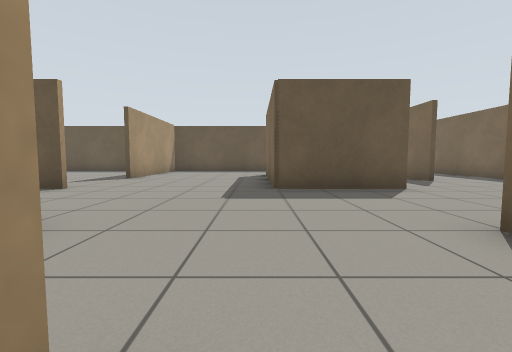
View 1 (above)

21 first-person views from a walk through a robot-simulator world made for Gazebo. The camera is 0.72 m above the floor, tilts 4° down and sees 90° across. The floor is counted in squares, 1 m on a side. Each view is taken from the middle of a square. On the plan, view 1 faces up. The plan holds only what a view shows up to about 9 squares ahead; the rest is blank.

View 2
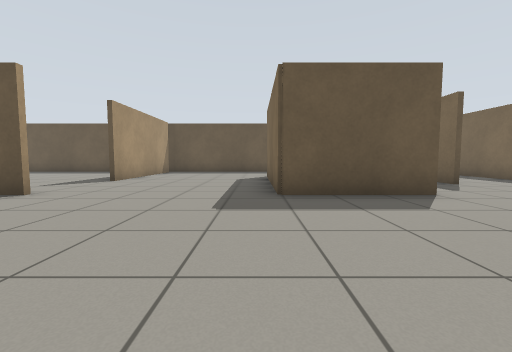

View 3
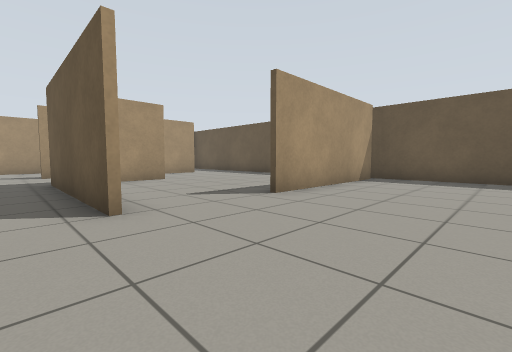

View 4
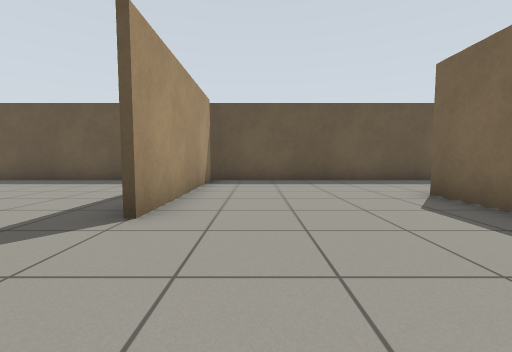

View 5
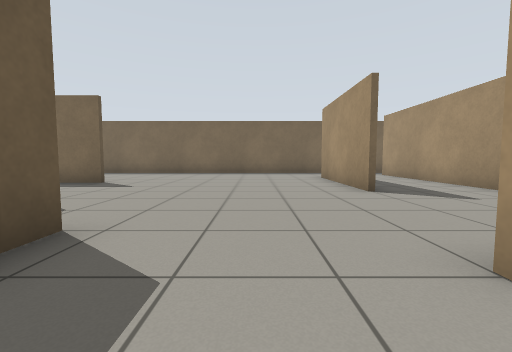

View 6
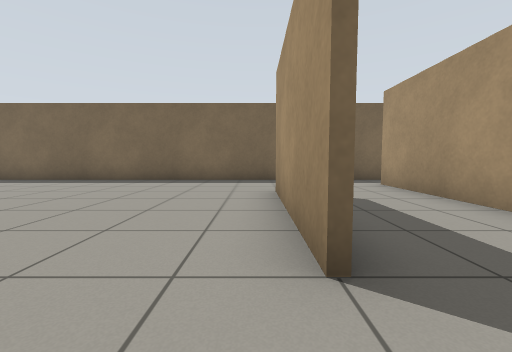

View 7
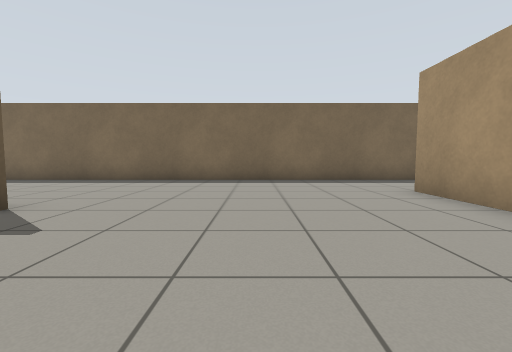

View 8
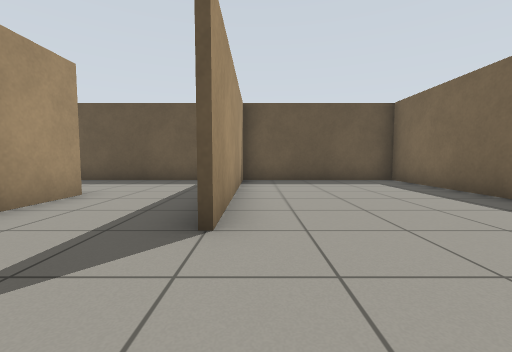

View 9
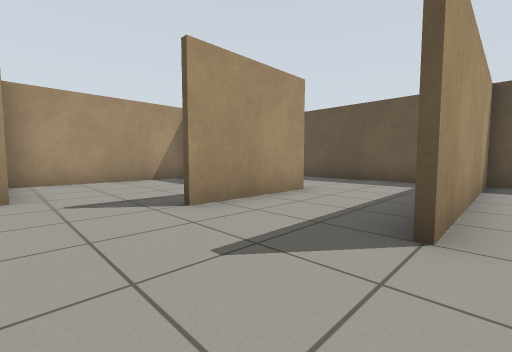

View 10
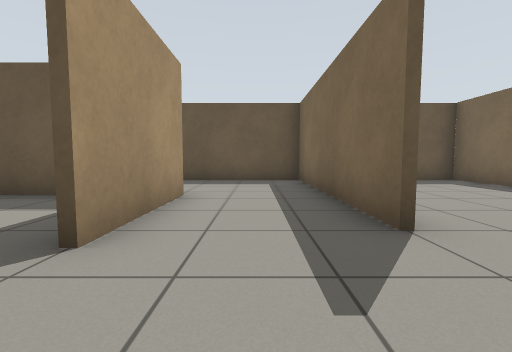

View 11
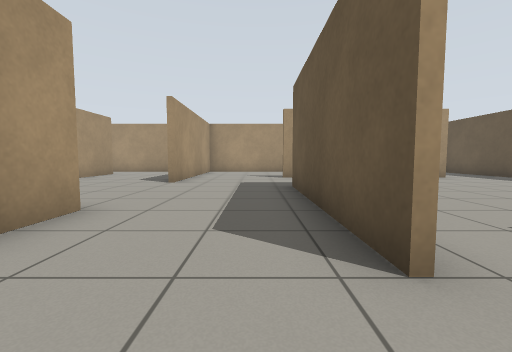

View 12
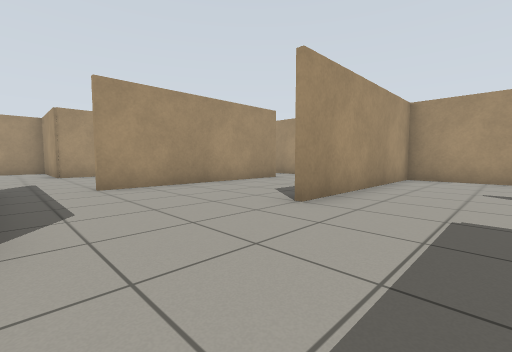

View 13
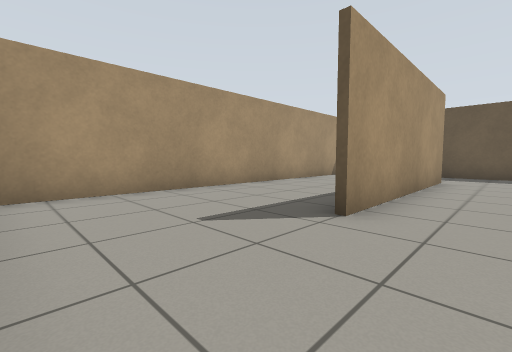

View 14
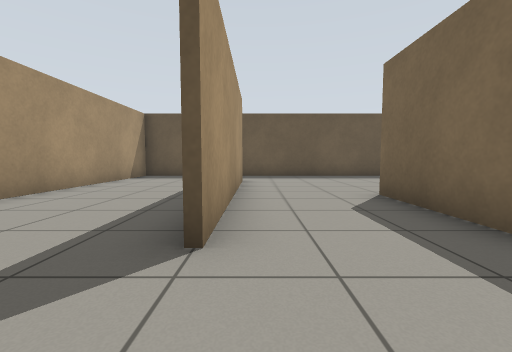

View 15
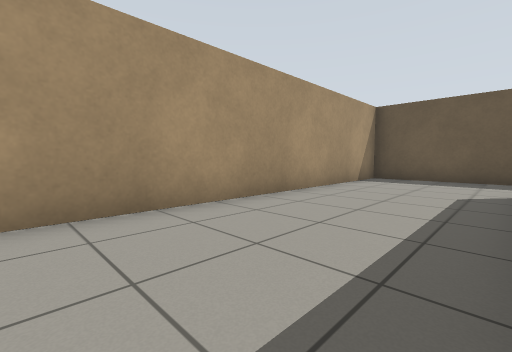

View 16
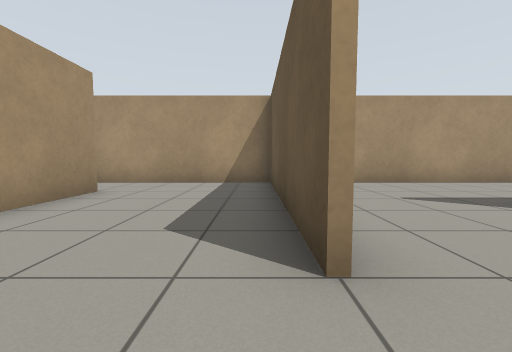

View 17
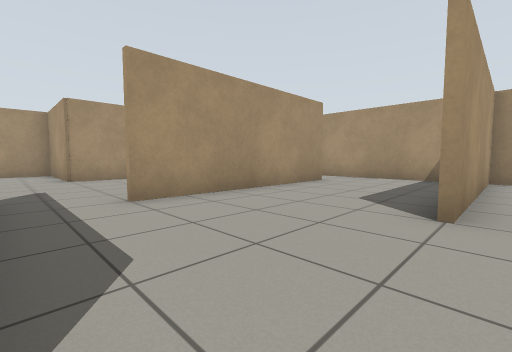

View 18
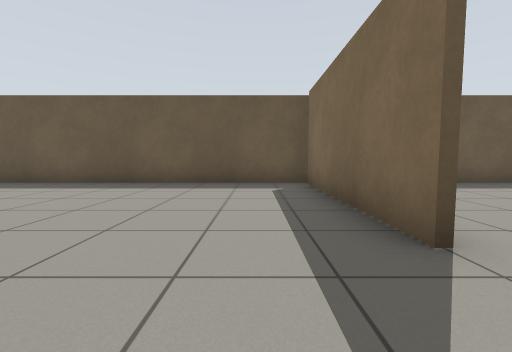

View 19
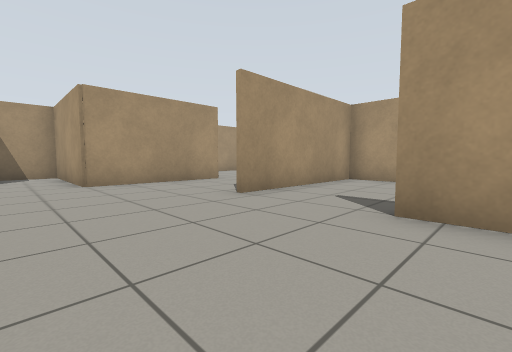

View 20
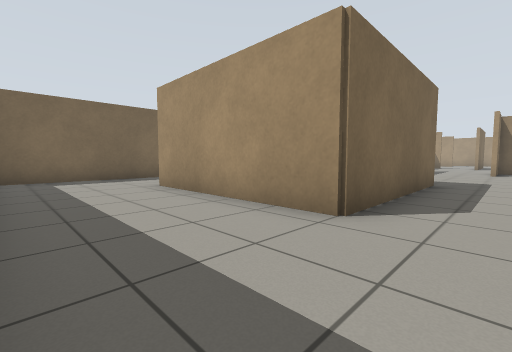

View 21
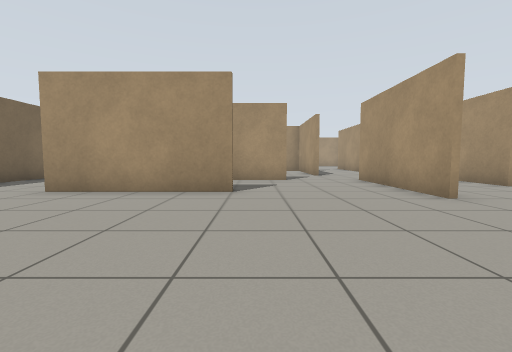

### Floor plan
Points are (right, up) in squares from view 1. A wall is a line through its corners. A room is listed if a view was taken in it or the views show most of it. See-through windows are left out.
Room 1 (view 1)
walls: (-10.1, -6.4) (-8.5, -6.4) (-8.5, -8.4); (-0.4, 0.6) (-0.4, -1.1); (-16.5, -1.6) (-16.5, -2.8); (2.6, -0.5) (2.6, -1.5)
ways out: opening at (-15.5, -2) to room 2; opening at (-8, -2) to room 2; opening at (0.5, -0.5) to room 2; opening at (3.5, -1.5) to room 2
Room 2 (views 2, 3, 4, 5, 6, 7, 8, 9, 10, 11, 12, 13, 14, 15, 16, 17, 18, 19, 20, 21)
walls: (-4.4, 5.9) (-9.5, 5.9); (-4.6, 9) (-4.6, 14); (3.6, 5.9) (0.4, 5.9) (0.4, 11.1) (5.6, 11.1) (5.6, 8); (2.6, 2.5) (2.6, -0.5); (-6.5, 2.6) (-2.4, 2.6) (-2.4, -1.4) (-1, -1.4); (-4.4, 14) (-4.4, 9); (-9.6, 6.4) (-9.6, 9); (-9.4, 9) (-9.4, 6.1) (-4.5, 6.1); (6.4, 1.6) (10.5, 1.6); (8.4, 8.4) (8.4, 14.4); (4.9, -1.4) (12, -1.4); (-10.5, 2.4) (-16.4, 2.4); (8.6, 14.5) (8.6, 8.5); (-12.4, 12) (-12.4, 6); (-14.6, -1.4) (-8.5, -1.4); (-16.5, 2.6) (-10.5, 2.6); (13.5, -2.2) (13.5, 14.4) (-16.5, 14.4) (-16.5, -1.6)
ways out: opening at (-15.5, -2) to room 1; opening at (-8, -2) to room 1; opening at (0.5, -0.5) to room 1; opening at (3.5, -1.5) to room 1; opening at (4, 7) to room 3; opening at (13, -2)
Room 3 (no view inside)
walls: (0.6, 10.5) (0.6, 6); (3.2, 10.9) (2, 10.9); (5.4, 8) (5.4, 9.1)
ways out: opening at (4, 7) to room 2

Positions as (right, up) in squares from view 1, and headings:
1: (0, 0), facing up
2: (0, 1), facing up
3: (-1, 5), facing up-left
4: (-3, 6), facing up
5: (1, 4), facing right
6: (5, 2), facing right
7: (5, 5), facing right
8: (9, 6), facing up
9: (9, 6), facing up-left
10: (7, 6), facing up
11: (-3, 5), facing left
12: (-7, 5), facing down-left
13: (-11, 3), facing up-left
14: (-12, 4), facing up
15: (-13, 5), facing up-left
16: (-9, 2), facing left
17: (-7, 3), facing down-left
18: (-6, 7), facing up
19: (-1, 10), facing down-left
20: (-1, 14), facing down-right
21: (6, 7), facing down
